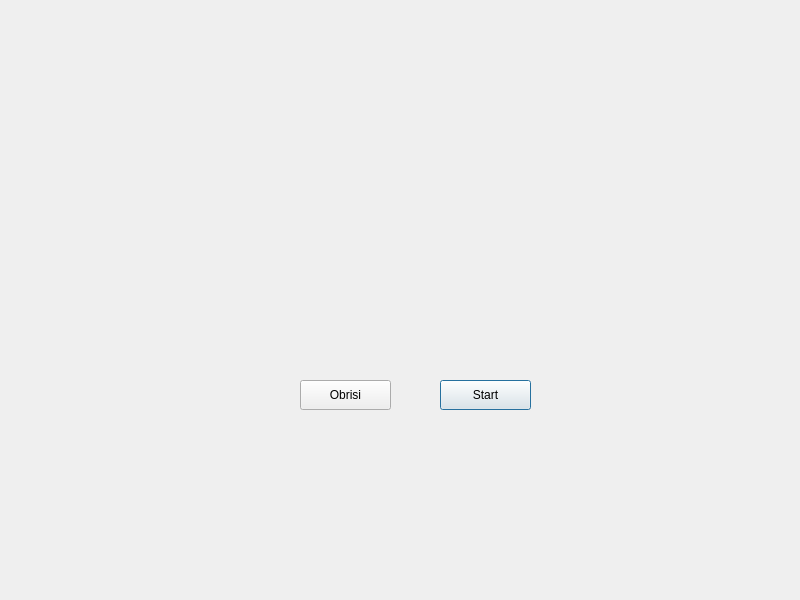
<?xml version="1.0" encoding="UTF-8"?>
<ui version="4.0">
 <class>Dialog</class>
 <widget class="QDialog" name="Dialog">
  <property name="geometry">
   <rect>
    <x>0</x>
    <y>0</y>
    <width>800</width>
    <height>600</height>
   </rect>
  </property>
  <property name="windowTitle">
   <string>Dialog</string>
  </property>
  <widget class="QWidget" name="verticalLayoutWidget">
   <property name="geometry">
    <rect>
     <x>160</x>
     <y>90</y>
     <width>411</width>
     <height>261</height>
    </rect>
   </property>
   <layout class="QVBoxLayout" name="verticalLayout"/>
  </widget>
  <widget class="QPushButton" name="pushButton">
   <property name="geometry">
    <rect>
     <x>440</x>
     <y>380</y>
     <width>91</width>
     <height>30</height>
    </rect>
   </property>
   <property name="text">
    <string>Start</string>
   </property>
  </widget>
  <widget class="QPushButton" name="pushButton_2">
   <property name="geometry">
    <rect>
     <x>300</x>
     <y>380</y>
     <width>91</width>
     <height>30</height>
    </rect>
   </property>
   <property name="text">
    <string>Obrisi</string>
   </property>
  </widget>
 </widget>
 <resources/>
 <connections/>
</ui>
